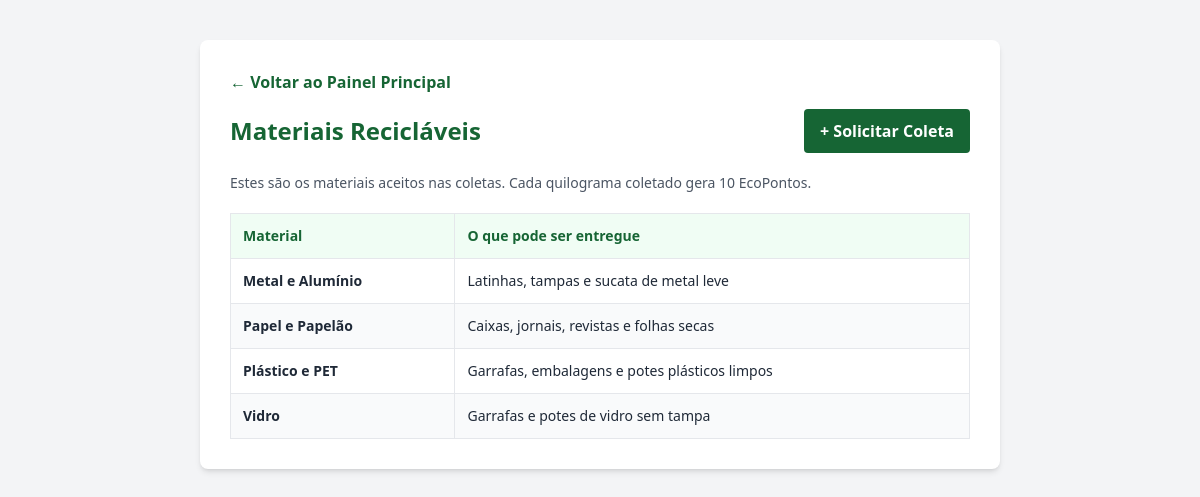
Screenshot of /listarMateriais.php (signed in) with the database file from the repository.
### tables this page shows
CREATE TABLE material (
    id INT AUTO_INCREMENT PRIMARY KEY,
    nome VARCHAR(60) NOT NULL UNIQUE,
    descricao VARCHAR(200) NOT NULL
);

### Models/Material.php (called while the page is built)
<?php
class Material
{
    private PDO $pdo;
    public function __construct(PDO $pdo)
    {
        $this->pdo = $pdo;
    }
    public function listar(): array
    {
        $sql = "SELECT id, nome, descricao FROM material ORDER BY nome ASC";
        $stmt = $this->pdo->prepare($sql);
        $stmt->execute();
        return $stmt->fetchAll(PDO::FETCH_ASSOC);
    }
}

### listarMateriais.php (the view, shortened to what this page needs)
<?php
require_once __DIR__ . '/Config/database.php';
require_once __DIR__ . '/Models/Material.php';
$materialModel = new Material($pdo);
$materiais = $materialModel->listar();
?>
<!DOCTYPE html>
<html lang="pt-BR">
<head>
    <script src="https://cdn.tailwindcss.com"></script>
</head>
<body class="min-h-screen bg-gray-100 p-5 font-sans text-gray-800">
<div class="mx-auto my-5 max-w-[800px] rounded-lg bg-white p-6 shadow-md sm:p-[30px]">
    <div class="mb-[15px]">
        <a href="index.php" class="font-bold text-green-800 no-underline hover:text-green-900">&larr; Voltar ao Painel Principal</a>
    </div>
    <div class="mb-5 flex flex-col justify-between gap-4 sm:flex-row sm:items-center">
        <h2 class="m-0 text-2xl font-bold text-green-800">Materiais Recicláveis</h2>
        <a href="CRUD_Agendamentos/criar.php" class="rounded bg-green-800 px-4 py-[10px] text-center font-bold text-white no-underline hover:bg-green-900">+ Solicitar Coleta</a>
    </div>
    <p class="mb-5 text-sm text-gray-600">Estes são os materiais aceitos nas coletas. Cada quilograma coletado gera 10 EcoPontos.</p>
    <div class="overflow-x-auto">
    <table class="w-full border-collapse">
        <thead>
            <tr>
                <th class="border border-gray-200 bg-green-50 p-3 text-left text-sm text-green-800">Material</th>
                <th class="border border-gray-200 bg-green-50 p-3 text-left text-sm text-green-800">O que pode ser entregue</th>
            </tr>
        </thead>
        <tbody>
            <?php if (empty($materiais)): ?>
                <tr><td colspan="2" class="border border-gray-200 p-5 text-center text-gray-500">Nenhum material cadastrado.</td></tr>
            <?php else: ?>
                <?php foreach ($materiais as $m): ?>
                    <tr class="even:bg-gray-50">
                        <td class="border border-gray-200 p-3 text-sm"><strong><?= htmlspecialchars($m['nome']) ?></strong></td>
                        <td class="border border-gray-200 p-3 text-sm"><?= htmlspecialchars($m['descricao']) ?></td>
                    </tr>
                <?php endforeach; ?>
            <?php endif; ?>
        </tbody>
    </table>
    </div>
</div>
</body>
</html>

### rows the page displays
material: nome "Metal e Alumínio", descricao "Latinhas, tampas e sucata de metal leve"
material: nome "Papel e Papelão", descricao "Caixas, jornais, revistas e folhas secas"
material: nome "Plástico e PET", descricao "Garrafas, embalagens e potes plásticos limpos"
material: nome "Vidro", descricao "Garrafas e potes de vidro sem tampa"
